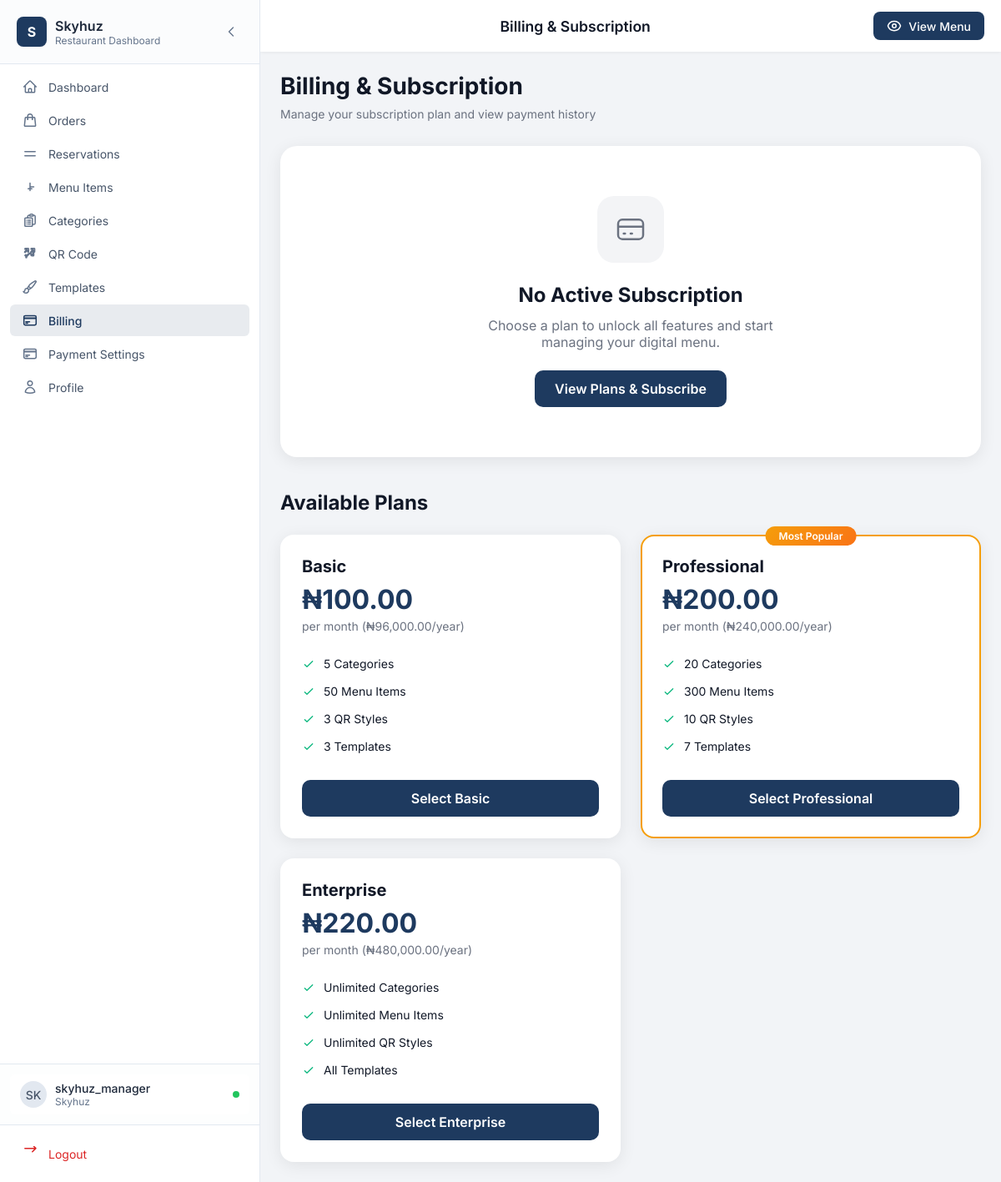
The page /manager/billing.php (signed in) on the database its author committed.
### tables this page shows
CREATE TABLE `restaurants` (
  `id` int(11) NOT NULL,
  `name` varchar(255) NOT NULL,
  `slug` varchar(255) NOT NULL,
  `logo` varchar(255) DEFAULT NULL,
  `hero_image` varchar(255) DEFAULT NULL,
  `description` text DEFAULT NULL,
  `phone` varchar(50) DEFAULT NULL,
  `email` varchar(255) DEFAULT NULL,
  `address` text DEFAULT NULL,
  `website` varchar(255) DEFAULT NULL,
  `whatsapp_link` varchar(255) DEFAULT NULL,
  `instagram_url` varchar(255) DEFAULT NULL,
  `facebook_url` varchar(255) DEFAULT NULL,
  `twitter_url` varchar(255) DEFAULT NULL,
  `map_latitude` decimal(10,8) DEFAULT NULL,
  `map_longitude` decimal(11,8) DEFAULT NULL,
  `header_menu_items` text DEFAULT NULL,
  `footer_content` text DEFAULT NULL,
  `manager_email` varchar(255) DEFAULT NULL,
  `google_rating` decimal(3,1) DEFAULT 4.5,
  `rating_source` varchar(50) DEFAULT 'Google',
  `template_id` int(11) DEFAULT 1,
  `is_active` tinyint(1) DEFAULT 1,
  `available_items_count` int(11) DEFAULT 0,
  `unavailable_items_count` int(11) DEFAULT 0,
  `subscription_id` int(11) DEFAULT NULL,
  `created_at` timestamp NOT NULL DEFAULT current_timestamp(),
  `updated_at` timestamp NOT NULL DEFAULT current_timestamp() ON UPDATE current_timestamp()
);

CREATE TABLE `subscription_plans` (
  `id` int(11) NOT NULL,
  `name` varchar(50) NOT NULL COMMENT 'Basic, Professional, Enterprise',
  `slug` varchar(50) NOT NULL COMMENT 'basic, professional, enterprise',
  `description` text DEFAULT NULL,
  `monthly_price` decimal(10,2) NOT NULL DEFAULT 0.00 COMMENT 'Price in NGN',
  `annual_price` decimal(10,2) NOT NULL DEFAULT 0.00 COMMENT 'Price in NGN (20% discount)',
  `max_categories` int(11) NOT NULL DEFAULT 5 COMMENT '-1 for unlimited',
  `max_menu_items` int(11) NOT NULL DEFAULT 50 COMMENT '-1 for unlimited',
  `max_qr_styles` int(11) NOT NULL DEFAULT 3 COMMENT '-1 for unlimited',
  `max_templates` int(11) NOT NULL DEFAULT 3 COMMENT '-1 for unlimited',
  `features` longtext DEFAULT NULL COMMENT 'Additional features as JSON',
  `is_active` tinyint(1) NOT NULL DEFAULT 1,
  `display_order` int(11) NOT NULL DEFAULT 0,
  `created_at` timestamp NOT NULL DEFAULT current_timestamp(),
  `updated_at` timestamp NOT NULL DEFAULT current_timestamp() ON UPDATE current_timestamp()
);

### manager/billing.php (the view, shortened to what the rows shown need)
<?php
require_once __DIR__ . '/../includes/functions.php';
require_once __DIR__ . '/../includes/subscription.php';
$restaurantId = getCurrentUserRestaurantId();
$subscription = getRestaurantSubscription($restaurantId);
$statusInfo = getSubscriptionStatusInfo($subscription);
$plans = getSubscriptionPlans(true);
$usage = getUsageSummary($restaurantId);
$paymentHistory = getPaymentHistory($restaurantId, 3);
include __DIR__ . '/../includes/manager-layout.php';
?>
<div class="page-header">
    <h1 class="page-title">Billing & Subscription</h1>
</div>
<?php if ($subscription): ?>
    <?php if ($subscription['status'] === 'trial'): ?>
        <?php $daysLeft = getTrialDaysRemaining($subscription); ?>
        <div class="trial-banner">
            <div class="trial-info">
                <div class="trial-icon">
                    <svg xmlns="http://www.w3.org/2000/svg" width="24" height="24" fill="none" viewBox="0 0 24 24" stroke="currentColor">
                        <path stroke-linecap="round" stroke-linejoin="round" stroke-width="2" d="M12 8v4l3 3m6-3a9 9 0 11-18 0 9 9 0 0118 0z" />
                    </svg>
                </div>
                <div class="trial-text">
                    <h3><?php echo $daysLeft; ?> Days Left in Your Trial</h3>
                    <p>Your trial ends on <?php echo date('F j, Y', strtotime($subscription['trial_ends_at'])); ?>. Subscribe now to keep all features.</p>
                </div>
            </div>
            <div class="trial-action">
                <a href="checkout.php" class="btn-upgrade">Subscribe Now</a>
            </div>
        </div>
    <?php endif; ?>
    <div class="plan-card-current">
        <div class="plan-card-header">
            <div>
                <div class="plan-name-large"><?php echo htmlspecialchars($subscription['plan_name']); ?> Plan</div>
                <div class="plan-billing-cycle"><?php echo ucfirst($subscription['billing_cycle']); ?> billing</div>
            </div>
            <span class="status-badge-large"><?php echo $statusInfo['label']; ?></span>
        </div>
        <?php
        $currentPrice = $subscription['billing_cycle'] === 'annual'
            ? $subscription['annual_price']
            : $subscription['monthly_price'];
        ?>
        <div class="plan-price-display">
            <?php echo formatSubscriptionPrice($currentPrice); ?>
            <span class="plan-price-period">/ <?php echo $subscription['billing_cycle'] === 'annual' ? 'year' : 'month'; ?></span>
        </div>
        <div class="plan-details">
            <?php if ($subscription['status'] === 'trial'): ?>
                <div class="plan-detail-item">
                    <span class="plan-detail-label">Trial Ends</span>
                    <span class="plan-detail-value"><?php echo date('M j, Y', strtotime($subscription['trial_ends_at'])); ?></span>
                </div>
            <?php elseif ($subscription['current_period_end']): ?>
                <div class="plan-detail-item">
                    <span class="plan-detail-label">Next Billing</span>
                    <span class="plan-detail-value"><?php echo date('M j, Y', strtotime($subscription['current_period_end'])); ?></span>
                </div>
            <?php endif; ?>
            <div class="plan-detail-item">
                <span class="plan-detail-label">Categories</span>
                <span class="plan-detail-value">
                    <?php echo $subscription['max_categories'] == -1 ? 'Unlimited' : $subscription['max_categories']; ?>
                </span>
            </div>
            <div class="plan-detail-item">
                <span class="plan-detail-label">Menu Items</span>
                <span class="plan-detail-value">
                    <?php echo $subscription['max_menu_items'] == -1 ? 'Unlimited' : $subscription['max_menu_items']; ?>
                </span>
            </div>
        </div>
        <div class="plan-actions">
            <?php if ($subscription['plan_slug'] !== 'enterprise'): ?>
                <a href="checkout.php?upgrade=1" class="btn-upgrade">Upgrade Plan</a>
            <?php endif; ?>
        </div>
    </div>
    <div class="billing-grid">
        <div class="usage-card">
            <h3 class="card-title">
                <svg xmlns="http://www.w3.org/2000/svg" width="20" height="20" fill="none" viewBox="0 0 24 24" stroke="currentColor">
                    <path stroke-linecap="round" stroke-linejoin="round" stroke-width="2" d="M9 19v-6a2 2 0 00-2-2H5a2 2 0 00-2 2v6a2 2 0 002 2h2a2 2 0 002-2zm0 0V9a2 2 0 012-2h2a2 2 0 012 2v10m-6 0a2 2 0 002 2h2a2 2 0 002-2m0 0V5a2 2 0 012-2h2a2 2 0 012 2v14a2 2 0 01-2 2h-2a2 2 0 01-2-2z" />
                </svg>
                Current Usage
            </h3>
            <?php renderUsageBar('Categories', $usage['categories']); ?>
            <?php renderUsageBar('Menu Items', $usage['menu_items']); ?>
            <?php renderUsageBar('QR Styles', $usage['qr_styles']); ?>
            <?php renderUsageBar('Templates', $usage['templates']); ?>
        </div>
        <div class="payment-card">
            <div class="payment-header">
                <h3 class="card-title" style="margin: 0;">
                    <svg xmlns="http://www.w3.org/2000/svg" width="20" height="20" fill="none" viewBox="0 0 24 24" stroke="currentColor">
                        <path stroke-linecap="round" stroke-linejoin="round" stroke-width="2" d="M12 8c-1.657 0-3 .895-3 2s1.343 2 3 2 3 .895 3 2-1.343 2-3 2m0-8c1.11 0 2.08.402 2.599 1M12 8V7m0 1v8m0 0v1m0-1c-1.11 0-2.08-.402-2.599-1M21 12a9 9 0 11-18 0 9 9 0 0118 0z" />
                    </svg>
                    Payment History
                </h3>
                <a href="transaction-history.php" style="font-size: 0.875rem; color: var(--primary); text-decoration: none; font-weight: 500;">View All</a>
            </div>
            <div class="payment-list">
                <?php if (empty($paymentHistory)): ?>
                    <div class="empty-payments">
                        <p>No payment history yet</p>
                    </div>
                <?php else: ?>
                    <?php foreach ($paymentHistory as $payment): ?>
                        <div class="payment-item">
                            <div class="payment-info">
                                <span class="payment-plan"><?php echo htmlspecialchars($payment['plan_name'] ?? 'Subscription'); ?></span>
                                <span class="payment-date"><?php echo date('M j, Y', strtotime($payment['created_at'])); ?></span>
                            </div>
                            <div class="payment-amount">
                                <div class="payment-value"><?php echo formatSubscriptionPrice($payment['amount'], $payment['currency']); ?></div>
                                <span class="payment-status <?php echo $payment['status']; ?>"><?php echo ucfirst($payment['status']); ?></span>
                            </div>
                        </div>
                    <?php endforeach; ?>
                <?php endif; ?>
            </div>
        </div>
    </div>
<?php else: ?>
    <div class="no-subscription">
        <h2>No Active Subscription</h2>
    </div>
<?php endif; ?>
<div class="plans-section">
    <h2 class="section-title">Available Plans</h2>
    <div class="plans-grid">
        <?php foreach ($plans as $plan): ?>
            <?php
            $isCurrent = $subscription && $subscription['plan_id'] == $plan['id'];
            $isPopular = $plan['slug'] === 'professional';
            ?>
            <div class="plan-option <?php echo $isCurrent ? 'current' : ''; ?> <?php echo $isPopular ? 'popular' : ''; ?>">
                <?php if ($isPopular): ?>
                    <span class="popular-badge">Most Popular</span>
                <?php endif; ?>
                <div class="plan-option-name"><?php echo htmlspecialchars($plan['name']); ?></div>
                <div class="plan-option-price"><?php echo formatSubscriptionPrice($plan['monthly_price']); ?></div>
                <div class="plan-option-period">per month (<?php echo formatSubscriptionPrice($plan['annual_price']); ?>/year)</div>
                <ul class="plan-features">
                    <li>
                        <svg xmlns="http://www.w3.org/2000/svg" width="16" height="16" fill="none" viewBox="0 0 24 24" stroke="currentColor">
                            <path stroke-linecap="round" stroke-linejoin="round" stroke-width="2" d="M5 13l4 4L19 7" />
                        </svg>
                        <?php echo $plan['max_categories'] == -1 ? 'Unlimited' : $plan['max_categories']; ?> Categories
                    </li>
                    <li>
                        <svg xmlns="http://www.w3.org/2000/svg" width="16" height="16" fill="none" viewBox="0 0 24 24" stroke="currentColor">
                            <path stroke-linecap="round" stroke-linejoin="round" stroke-width="2" d="M5 13l4 4L19 7" />
                        </svg>
                        <?php echo $plan['max_menu_items'] == -1 ? 'Unlimited' : $plan['max_menu_items']; ?> Menu Items
                    </li>
                    <li>
                        <svg xmlns="http://www.w3.org/2000/svg" width="16" height="16" fill="none" viewBox="0 0 24 24" stroke="currentColor">
                            <path stroke-linecap="round" stroke-linejoin="round" stroke-width="2" d="M5 13l4 4L19 7" />
                        </svg>
                        <?php echo $plan['max_qr_styles'] == -1 ? 'Unlimited' : $plan['max_qr_styles']; ?> QR Styles
                    </li>
                    <li>
                        <svg xmlns="http://www.w3.org/2000/svg" width="16" height="16" fill="none" viewBox="0 0 24 24" stroke="currentColor">
                            <path stroke-linecap="round" stroke-linejoin="round" stroke-width="2" d="M5 13l4 4L19 7" />
                        </svg>
                        <?php echo $plan['max_templates'] == -1 ? 'All' : $plan['max_templates']; ?> Templates
                    </li>
                </ul>
                <?php if ($isCurrent): ?>
                    <span class="btn-select-plan current">Current Plan</span>
                <?php else: ?>
                    <a href="checkout.php?plan=<?php echo $plan['id']; ?>" class="btn-select-plan primary">
                        <?php echo $subscription ? 'Switch to ' . $plan['name'] : 'Select ' . $plan['name']; ?>
                    </a>
                <?php endif; ?>
            </div>
        <?php endforeach; ?>
    </div>
</div>
<?php include __DIR__ . '/../includes/admin-footer.php'; ?>

### includes/sidebar-manager.php (shortened to what the rows shown need)
<?php
$userInfo = null;
$restaurantName = '';
$restaurantLogo = '';
if (isLoggedIn() && isManager()) {
    $pdo = getDBConnection();
    if ($pdo) {
        $userId = getCurrentUserId();
        $stmt = $pdo->prepare("SELECT username, email FROM managers WHERE id = ?");
        $stmt->execute([$userId]);
        $userInfo = $stmt->fetch();
        $restaurantId = getCurrentUserRestaurantId();
        if ($restaurantId) {
            $stmt = $pdo->prepare("SELECT name, logo FROM restaurants WHERE id = ?");
            $stmt->execute([$restaurantId]);
            $restaurant = $stmt->fetch();
            $restaurantName = $restaurant['name'] ?? '';
            $restaurantLogo = $restaurant['logo'] ?? '';
        }
    }
}
$username = $_SESSION['username'] ?? 'Manager';
$userEmail = $userInfo['email'] ?? '';
$userInitials = strtoupper(substr($username, 0, 2));
?>
<aside class="sidebar-modern" id="sidebar">
    <div class="sidebar-header-modern">
        <div class="sidebar-logo-wrapper">
            <div class="sidebar-logo">
                <?php if (!empty($restaurantLogo)): ?>
                    <img src="<?php echo UPLOAD_URL . '/logos/' . htmlspecialchars($restaurantLogo); ?>" alt="<?php echo htmlspecialchars($restaurantName ?: 'Restaurant'); ?>" class="logo-image-modern">
                <?php else: ?>
                    <div class="logo-icon-modern"><?php echo strtoupper(substr($restaurantName ?: 'M', 0, 1)); ?></div>
                <?php endif; ?>
                <div class="logo-text">
                    <span class="logo-title"><?php echo htmlspecialchars($restaurantName ?: 'Manager'); ?></span>
                    <span class="logo-subtitle">Restaurant Dashboard</span>
                </div>
            </div>
        </div>
    </div>
    <div class="sidebar-footer-modern">
        <div class="sidebar-profile">
            <?php if (!isset($_COOKIE['sidebar_collapsed']) || $_COOKIE['sidebar_collapsed'] !== 'true'): ?>
                <div class="profile-card">
                    <div class="profile-avatar"><?php echo htmlspecialchars($userInitials); ?></div>
                    <div class="profile-info">
                        <p class="profile-name"><?php echo htmlspecialchars($username); ?></p>
                        <p class="profile-role"><?php echo htmlspecialchars($restaurantName ?: ($userEmail ?: 'Manager')); ?></p>
                    </div>
                    <div class="profile-status" title="Online"></div>
                </div>
            <?php endif; ?>
        </div>
    </div>
</aside>

### rows shown on the page
restaurants: name "S", name "Skyhuz"
subscription_plans: name "Basic", monthly_price "₦100.00", annual_price "₦96,000.00", max_categories "5", max_menu_items "50", max_qr_styles "3", max_templates "3"
subscription_plans: slug "Most Popular", name "Professional", monthly_price "₦200.00", annual_price "₦240,000.00", max_categories "20", max_menu_items "300", max_qr_styles "10", max_templates "7"
subscription_plans: name "Enterprise", monthly_price "₦220.00", annual_price "₦480,000.00", max_categories "Unlimited", max_menu_items "Unlimited", max_qr_styles "Unlimited", max_templates "All"

### other values the page prints
$item['name'] "Dashboard"
$item['name'] "Orders"
$item['name'] "Reservations"
$item['name'] "Menu Items"
$item['name'] "Categories"
$item['name'] "QR Code"
$item['name'] "Templates"
$item['name'] "Billing"
$item['name'] "Payment Settings"
$item['name'] "Profile"
$userInitials "SK"
$username "skyhuz_manager"
$pageTitle "Billing & Subscription"
